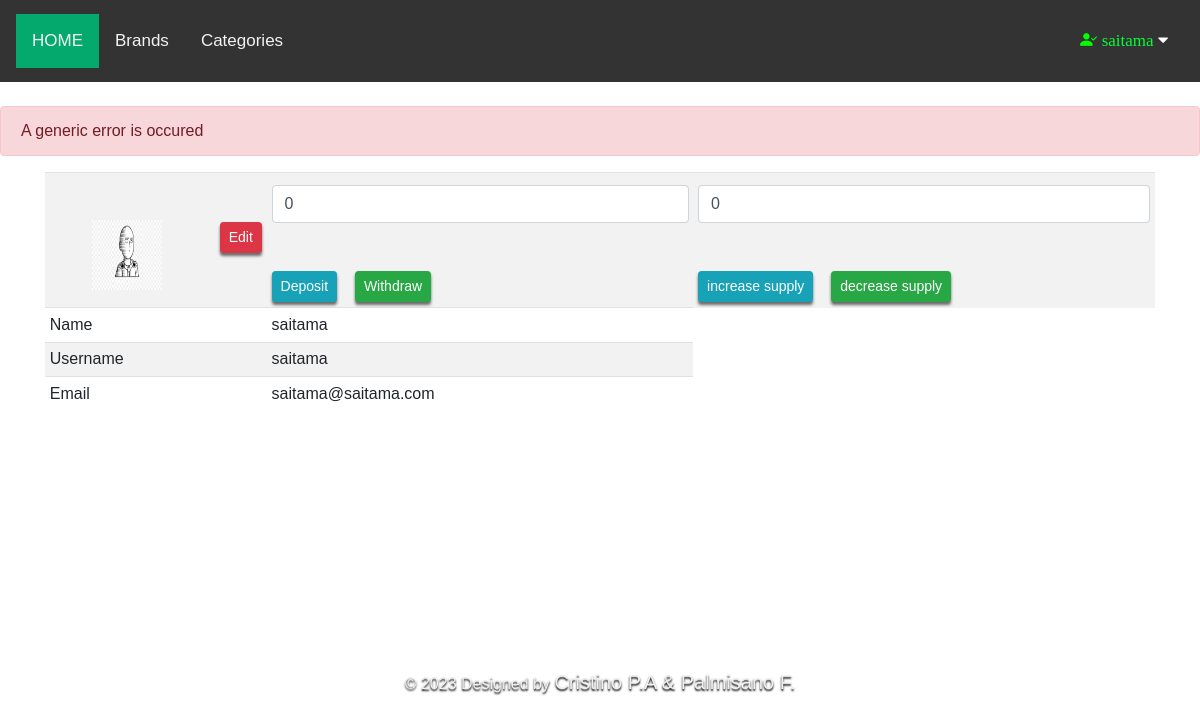
Screenshot of /admin/profile (signed in) with the database file from the repository.
### src/admin/models.py (models this page shows, shortened)
class User(db.Model):
    id = db.Column(db.Integer, primary_key=True)
    name = db.Column(db.String(30), unique=False, nullable=False)
    username = db.Column(db.String(80), unique=True, nullable=False)
    email = db.Column(db.String(120), unique=True, nullable=False)
    password = db.Column(db.String(120), unique=False, nullable=False)
    profile = db.Column(db.String(120), unique=False, nullable=False, default='profile.jpg')

### app.py (the view)
@app.route('/admin/profile')
def admin_profile():
    return AdminManager.profile()

### templates/admin/profile.html (shortened to what this page needs)
{% extends 'layout.html' %}
{% block content %}
{% include 'admin/navbar.html' %}
{% include '_messages.html' %}
<div class="container">
    <table class="table table-sm table-condensed table-striped table-hover">
        <tbody>
            <tr>
                <td>
                    {% set filename = user_data.profile.replace("\\","/") %}
                    <img style=" margin-left: 20%; margin-top: 20%;
                        text-shadow: 0px 1px 2px rgb(110, 110, 110);"
                        src="{{url_for('static', filename='images/' + filename)}}" width="70" height="70">
                    <a href="{{url_for('admin_update')}}" class="btn btn-danger btn-sm"
                        style="margin-top: 7px;  margin-left: 25%;  box-shadow: 0px 3px 3px rgb(107, 107, 107);">Edit</a>
                </td>
                <td>
                    <input class="form-control" id="amount" min="0" name="amount" placeholder="0" required="" step="any"
                        type="number" value="0">
                    <br><br>
                    <button type="button" class="btn btn-sm btn-info"
                        style="box-shadow: 0px 3px 3px rgb(107, 107, 107);" onclick="deposit()">
                        Deposit
                    </button>
                    <button type="button" class="btn btn-sm btn-success"
                        style="box-shadow: 0px 3px 3px rgb(107, 107, 107);" onclick="withdraw()">
                        Withdraw
                    </button>
                </td>
                <td>
                    <input class="form-control" id="amount_supply" min="0" name="amount_supply" placeholder="0"
                        required="" step="any" type="number" value="0">
                    <br><br>
                    <button type="button" class="btn btn-sm btn-info"
                        style="box-shadow: 0px 3px 3px rgb(107, 107, 107);" onclick="increaseSupply()">
                        increase supply
                    </button>
                    <button type="button" class="btn btn-sm btn-success"
                        style="box-shadow: 0px 3px 3px rgb(107, 107, 107);" onclick="decreaseSupply()">
                        decrease supply
                    </button>
                </td>
            </tr>
            <tr>
                <td>Name</td>
                <td>{{user_data.name}}</td>
            </tr>
            <tr>
                <td>Username</td>
                <td>{{user_data.username}}</td>
            </tr>
            <tr>
                <td>Email</td>
                <td>{{user_data.email}}</td>
            </tr>
        </tbody>
    </table>
</div>
{% include 'footer.html' %}
{% endblock content %}

### templates/admin/navbar.html (style rules this page uses)
body { margin: 0; font-family: Arial }

### rows the page displays
User: name "saitama", username "saitama", email "saitama@saitama.com"

### other values shown
{{ session['email'].split("@")[0] }} "saitama"
